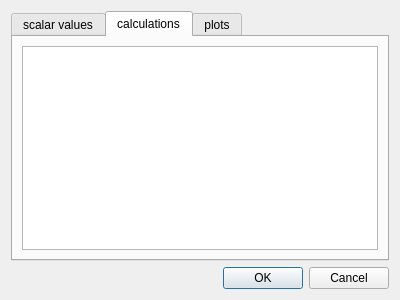
<?xml version="1.0" encoding="UTF-8"?>
<ui version="4.0">
 <class>Dialog</class>
 <widget class="QDialog" name="Dialog">
  <property name="geometry">
   <rect>
    <x>0</x>
    <y>0</y>
    <width>400</width>
    <height>300</height>
   </rect>
  </property>
  <property name="windowTitle">
   <string>Defaults menu</string>
  </property>
  <layout class="QVBoxLayout" name="verticalLayout">
   <item>
    <widget class="QTabWidget" name="tab2">
     <property name="currentIndex">
      <number>1</number>
     </property>
     <widget class="QWidget" name="tab">
      <attribute name="title">
       <string>scalar values</string>
      </attribute>
      <layout class="QHBoxLayout" name="horizontalLayout">
       <item>
        <widget class="QListView" name="scalarListView"/>
       </item>
      </layout>
     </widget>
     <widget class="QWidget" name="tab_3">
      <attribute name="title">
       <string>calculations</string>
      </attribute>
      <layout class="QHBoxLayout" name="horizontalLayout_2">
       <item>
        <widget class="QListView" name="calculationsListView"/>
       </item>
      </layout>
     </widget>
     <widget class="QWidget" name="tab_2">
      <attribute name="title">
       <string>plots</string>
      </attribute>
      <layout class="QHBoxLayout" name="horizontalLayout_3">
       <item>
        <widget class="QListView" name="plotListView"/>
       </item>
      </layout>
     </widget>
    </widget>
   </item>
   <item>
    <widget class="QDialogButtonBox" name="buttonBox">
     <property name="orientation">
      <enum>Qt::Horizontal</enum>
     </property>
     <property name="standardButtons">
      <set>QDialogButtonBox::Cancel|QDialogButtonBox::Ok</set>
     </property>
    </widget>
   </item>
  </layout>
 </widget>
 <resources/>
 <connections>
  <connection>
   <sender>buttonBox</sender>
   <signal>accepted()</signal>
   <receiver>Dialog</receiver>
   <slot>accept()</slot>
   <hints>
    <hint type="sourcelabel">
     <x>248</x>
     <y>254</y>
    </hint>
    <hint type="destinationlabel">
     <x>157</x>
     <y>274</y>
    </hint>
   </hints>
  </connection>
  <connection>
   <sender>buttonBox</sender>
   <signal>rejected()</signal>
   <receiver>Dialog</receiver>
   <slot>reject()</slot>
   <hints>
    <hint type="sourcelabel">
     <x>316</x>
     <y>260</y>
    </hint>
    <hint type="destinationlabel">
     <x>286</x>
     <y>274</y>
    </hint>
   </hints>
  </connection>
 </connections>
</ui>
